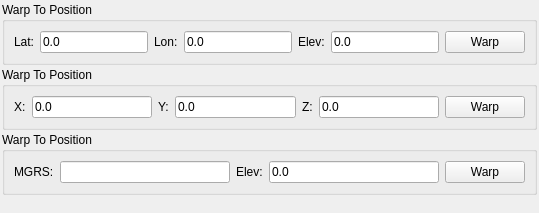
       <widget class="QWidget" name="mControlsCameraTab">
        <attribute name="title">
         <string>Camera</string>
        </attribute>
        <layout class="QVBoxLayout">
         <property name="spacing">
          <number>2</number>
         </property>
         <property name="margin">
          <number>2</number>
         </property>
         <item>
          <widget class="QGroupBox" name="mWarpToLatLonGroup">
           <property name="sizePolicy">
            <sizepolicy hsizetype="Preferred" vsizetype="Maximum">
             <horstretch>0</horstretch>
             <verstretch>0</verstretch>
            </sizepolicy>
           </property>
           <property name="title">
            <string>Warp To Position</string>
           </property>
           <layout class="QVBoxLayout">
            <item>
             <layout class="QHBoxLayout">
              <item>
               <widget class="QLabel" name="mWarpToLatLabel">
                <property name="text">
                 <string>Lat:</string>
                </property>
               </widget>
              </item>
              <item>
               <widget class="QLineEdit" name="mWarpToLat">
                <property name="toolTip">
                 <string>The Latitude of the entity (North-South)</string>
                </property>
                <property name="text">
                 <string>0.0</string>
                </property>
                <property name="readOnly">
                 <bool>false</bool>
                </property>
               </widget>
              </item>
              <item>
               <widget class="QLabel" name="mWarpToLonLabel">
                <property name="text">
                 <string>Lon:</string>
                </property>
               </widget>
              </item>
              <item>
               <widget class="QLineEdit" name="mWarpToLon">
                <property name="toolTip">
                 <string>The longitude of the entity (East-West)</string>
                </property>
                <property name="text">
                 <string>0.0</string>
                </property>
                <property name="readOnly">
                 <bool>false</bool>
                </property>
               </widget>
              </item>
              <item>
               <widget class="QLabel" name="mWarpToLLElevLabel">
                <property name="text">
                 <string>Elev:</string>
                </property>
               </widget>
              </item>
              <item>
               <widget class="QLineEdit" name="mWarpToLLElev">
                <property name="text">
                 <string>0.0</string>
                </property>
               </widget>
              </item>
              <item>
               <widget class="QPushButton" name="mWarpToLLButton">
                <property name="text">
                 <string>Warp</string>
                </property>
               </widget>
              </item>
             </layout>
            </item>
           </layout>
          </widget>
         </item>
         <item>
          <widget class="QGroupBox" name="mWarpToXYZGroup">
           <property name="sizePolicy">
            <sizepolicy hsizetype="Preferred" vsizetype="Maximum">
             <horstretch>0</horstretch>
             <verstretch>0</verstretch>
            </sizepolicy>
           </property>
           <property name="title">
            <string>Warp To Position</string>
           </property>
           <layout class="QVBoxLayout">
            <item>
             <layout class="QHBoxLayout">
              <item>
               <widget class="QLabel" name="mWarpToXLabel">
                <property name="text">
                 <string>X:</string>
                </property>
               </widget>
              </item>
              <item>
               <widget class="QLineEdit" name="mWarpToX">
                <property name="toolTip">
                 <string>The Latitude of the entity (North-South)</string>
                </property>
                <property name="text">
                 <string>0.0</string>
                </property>
                <property name="readOnly">
                 <bool>false</bool>
                </property>
               </widget>
              </item>
              <item>
               <widget class="QLabel" name="mWarpToYLabel">
                <property name="text">
                 <string>Y:</string>
                </property>
               </widget>
              </item>
              <item>
               <widget class="QLineEdit" name="mWarpToY">
                <property name="toolTip">
                 <string>The longitude of the entity (East-West)</string>
                </property>
                <property name="text">
                 <string>0.0</string>
                </property>
                <property name="readOnly">
                 <bool>false</bool>
                </property>
               </widget>
              </item>
              <item>
               <widget class="QLabel" name="mWarpToZLabel">
                <property name="text">
                 <string>Z:</string>
                </property>
               </widget>
              </item>
              <item>
               <widget class="QLineEdit" name="mWarpToZ">
                <property name="text">
                 <string>0.0</string>
                </property>
               </widget>
              </item>
              <item>
               <widget class="QPushButton" name="mWarpToXYZButton">
                <property name="text">
                 <string>Warp</string>
                </property>
               </widget>
              </item>
             </layout>
            </item>
           </layout>
          </widget>
         </item>
         <item>
          <widget class="QGroupBox" name="mWarpToMGRSGroup">
           <property name="sizePolicy">
            <sizepolicy hsizetype="Preferred" vsizetype="Maximum">
             <horstretch>0</horstretch>
             <verstretch>0</verstretch>
            </sizepolicy>
           </property>
           <property name="title">
            <string>Warp To Position</string>
           </property>
           <layout class="QVBoxLayout">
            <item>
             <layout class="QHBoxLayout">
              <item>
               <widget class="QLabel" name="mWarpToMGRSLabel">
                <property name="text">
                 <string>MGRS:</string>
                </property>
               </widget>
              </item>
              <item>
               <widget class="QLineEdit" name="mWarpToMGRS">
                <property name="toolTip">
                 <string>The Latitude of the entity (North-South)</string>
                </property>
                <property name="readOnly">
                 <bool>false</bool>
                </property>
               </widget>
              </item>
              <item>
               <widget class="QLabel" name="mWarpToMGRSElevLabel">
                <property name="text">
                 <string>Elev:</string>
                </property>
               </widget>
              </item>
              <item>
               <widget class="QLineEdit" name="mWarpToMGRSElev">
                <property name="text">
                 <string>0.0</string>
                </property>
               </widget>
              </item>
              <item>
               <widget class="QPushButton" name="mWarpToMGRSButton">
                <property name="text">
                 <string>Warp</string>
                </property>
               </widget>
              </item>
             </layout>
            </item>
           </layout>
          </widget>
         </item>
         <item>
          <widget class="QLabel" name="mControlsCameraImageLabel">
           <property name="sizePolicy">
            <sizepolicy hsizetype="Preferred" vsizetype="Minimum">
             <horstretch>0</horstretch>
             <verstretch>0</verstretch>
            </sizepolicy>
           </property>
           <property name="text">
            <string/>
           </property>
          </widget>
         </item>
        </layout>
       </widget>
